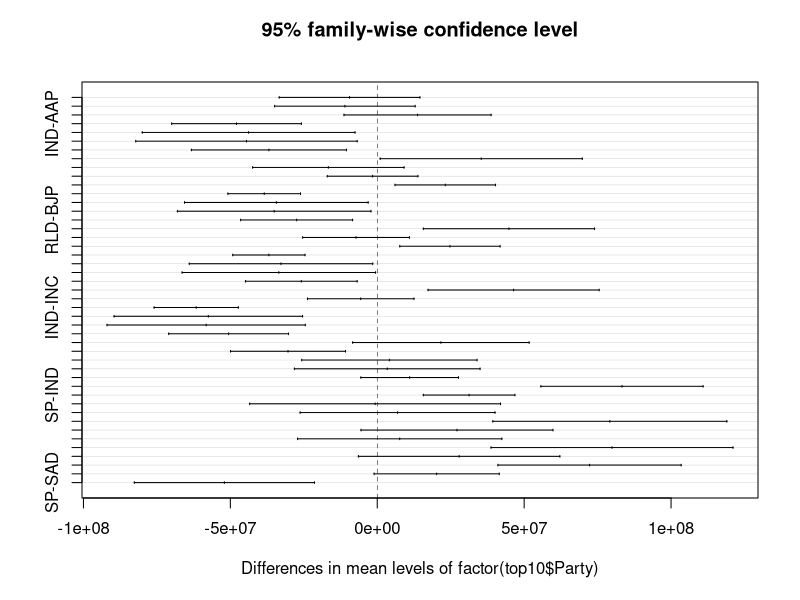

Recreate this plot in R.
# Clean the environment
rm(list=ls())

# 1. Load the candidates data.
assets <- read.csv("Candidates_Assets.csv", header=T, stringsAsFactors=FALSE)
str(assets)

# Convert to numeric the %age of votes captured by various candidates/parties per constituency
assets$Net_Assets <- as.numeric(assets$Total.Assets)
# 12 NAs introduced by coercion, check the data with NAs in "Net.Assets" column.
assets[is.na(assets$Net_Assets),"Total.Assets"]
# There are characters instead of numeric data in these 12 rows, in the Total.Assets column
# Lets delete these 12 rows
assets_clean <- assets[complete.cases(assets),]
# Check if 12 deleted?
nrow(assets) - nrow(assets_clean) # 12 gone

# Let's focus on Top 10 parties by total asset size
bigBucks <- aggregate(Net_Assets~Party, data=assets_clean, sum)
top10Party <- bigBucks$Party[order(bigBucks$Net_Assets,decreasing = TRUE)[1:10]]
top10 <- subset(assets_clean, Party %in% top10Party)

# ANNOVA - Is the av. asset size of candidates accross equal(Level of Significance = 99%)
aov.model <- aov(top10$Net_Assets~factor(top10$Party))
summary(aov.model)
# As the p-value is less that our level of significance, we reject the Null Hypothesis that the vote %age is equal. 

#Where are the differences? 
TukeyHSD(aov.model)
plot(TukeyHSD(aov.model))

